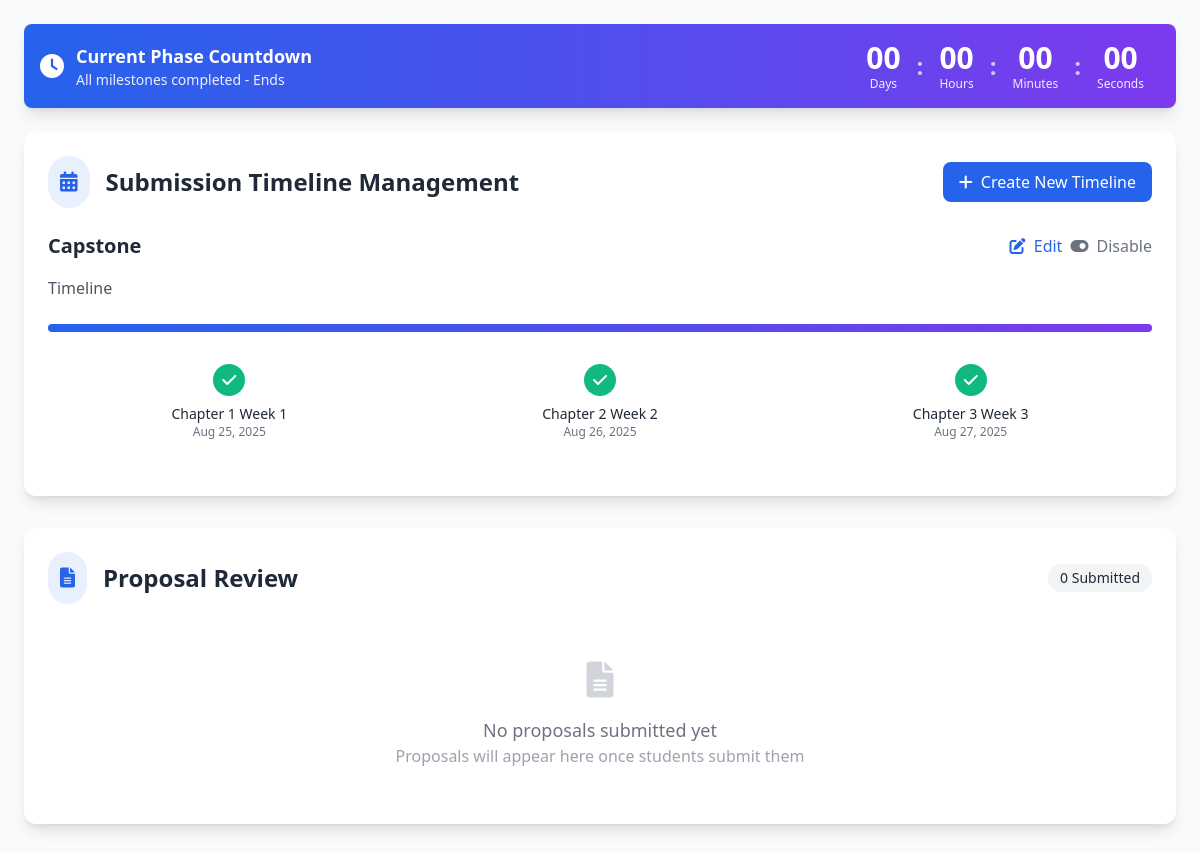
Page /admin-pages/admin-timeline.php on the earlier database version.
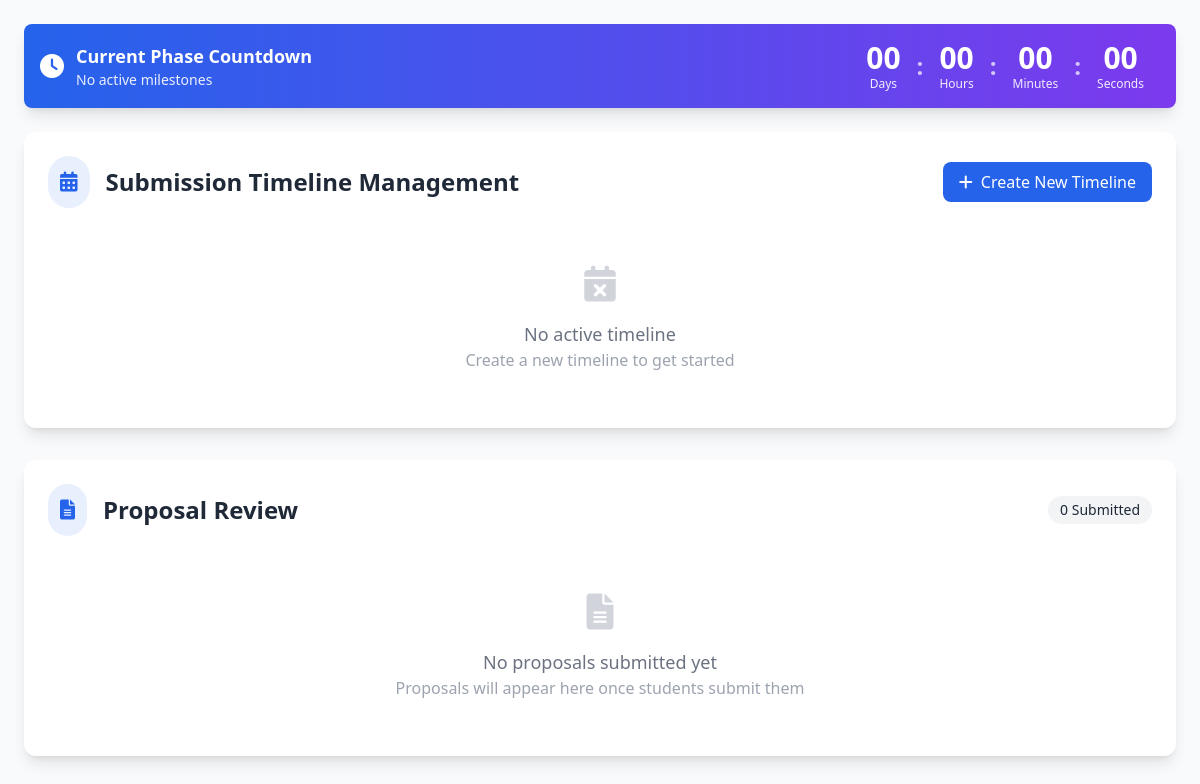
Same page on the later database version.
### tables this page shows
CREATE TABLE `submission_timelines` (
  `id` int(11) NOT NULL,
  `title` varchar(255) NOT NULL,
  `description` text DEFAULT NULL,
  `is_active` tinyint(1) DEFAULT 1,
  `created_at` timestamp NOT NULL DEFAULT current_timestamp(),
  `updated_at` timestamp NOT NULL DEFAULT current_timestamp() ON UPDATE current_timestamp()
);

CREATE TABLE `timeline_milestones` (
  `id` int(11) NOT NULL,
  `timeline_id` int(11) NOT NULL,
  `title` varchar(255) NOT NULL,
  `description` text DEFAULT NULL,
  `deadline` datetime NOT NULL,
  `status` enum('pending','active','completed') DEFAULT 'pending',
  `created_at` timestamp NOT NULL DEFAULT current_timestamp(),
  `updated_at` timestamp NOT NULL DEFAULT current_timestamp() ON UPDATE current_timestamp()
);

### admin-pages/admin-timeline.php (the view, shortened to what the changed rows need)
<?php
include("../includes/connection.php");
$active_timeline = null;
$milestones = [];
$stmt = $conn->prepare("SELECT * FROM submission_timelines WHERE is_active = 1 LIMIT 1");
$stmt->execute();
$result = $stmt->get_result();
if ($result->num_rows > 0) {
    $active_timeline = $result->fetch_assoc();
    $stmt = $conn->prepare("SELECT * FROM timeline_milestones WHERE timeline_id = ? ORDER BY deadline ASC");
    $stmt->bind_param("i", $active_timeline['id']);
    $stmt->execute();
    $milestones = $stmt->get_result()->fetch_all(MYSQLI_ASSOC);
}
?>
<!DOCTYPE html>
<html lang="en">
<head>
  <script src="https://cdn.tailwindcss.com"></script>
  <link rel="stylesheet" href="https://cdn.jsdelivr.net/npm/flatpickr/dist/flatpickr.min.css">
  <link rel="stylesheet" href="https://cdnjs.cloudflare.com/ajax/libs/font-awesome/6.0.0/css/all.min.css">
</head>
<body class="bg-gray-50 text-gray-800 font-sans h-screen overflow-hidden">
  <div class="min-h-screen flex">
    <div class="flex-1 overflow-y-auto p-6">
      <div id="countdown-banner" class="bg-gradient-to-r from-primary to-secondary text-white p-4 rounded-lg shadow-lg mb-6">
        <div class="flex flex-col md:flex-row items-center justify-between">
          <div class="flex items-center mb-4 md:mb-0">
            <div>
              <h3 class="font-bold text-lg">Current Phase Countdown</h3>
              <?php if (!empty($milestones)): ?>
                <?php
                  $current_milestone = null;
                ?>
                <p class="text-sm opacity-90">
                  <?= $current_milestone ? htmlspecialchars($current_milestone['title']) : 'All milestones completed' ?> -
                  Ends <?= $current_milestone ? date('F j, Y \a\t g:i A', strtotime($current_milestone['deadline'])) : '' ?>
                </p>
              <?php else: ?>
                <p class="text-sm opacity-90">No active milestones</p>
              <?php endif; ?>
            </div>
          </div>
        </div>
      </div>
      <div class="bg-white rounded-xl shadow-lg p-6 mb-8">
        <div class="flex items-center justify-between mb-6">
          <div class="flex items-center">
            <h2 class="text-2xl font-bold text-gray-800">Submission Timeline Management</h2>
          </div>
        </div>
        <?php if ($active_timeline): ?>
          <div class="mb-8">
            <div class="flex justify-between items-center mb-4">
              <h3 class="text-xl font-semibold"><?= htmlspecialchars($active_timeline['title']) ?></h3>
              <div class="flex space-x-2">
                <button type="button"
                  onclick='openEditModal(<?= htmlspecialchars(json_encode($active_timeline), ENT_QUOTES, "UTF-8") ?>, <?= htmlspecialchars(json_encode($milestones), ENT_QUOTES, "UTF-8") ?>)'
                  class="text-primary hover:text-secondary transition">
                  <i class="fas fa-edit mr-1"></i> Edit
                </button>
                <form method="POST" class="inline">
                  <button type="submit" name="toggle_timeline" class="text-gray-500 hover:text-gray-700 transition">
                    <i class="fas fa-toggle-on mr-1"></i> Disable
                  </button>
                </form>
              </div>
            </div>
            <p class="text-gray-600 mb-6"><?= htmlspecialchars($active_timeline['description']) ?></p>
            <div class="relative">
              <?php
                $total_milestones = count($milestones);
                $completed_milestones = 0;
                $now = new DateTime();
                foreach ($milestones as $milestone) {
                    $deadline = new DateTime($milestone['deadline']);
                    if ($deadline < $now) $completed_milestones++;
                }
                $progress = $total_milestones > 0 ? ($completed_milestones / $total_milestones) * 100 : 0;
              ?>
              <div class="h-2 bg-gray-200 rounded-full mb-8">
                <div class="h-full bg-gradient-to-r from-primary to-secondary rounded-full" style="width: <?= $progress ?>%"></div>
              </div>
              <div class="flex justify-between relative gap-2">
                <?php foreach ($milestones as $index => $milestone):
                    $deadline = new DateTime($milestone['deadline']);
                    $is_past = $deadline < $now;
                    $prevDeadline = $index > 0 ? new DateTime($milestones[$index-1]['deadline']) : null;
                    $is_current = !$is_past && (!$prevDeadline || $prevDeadline < $now);
                ?>
                  <div class="flex-1 text-center px-2">
                    <div class="milestone-dot <?= $is_past ? 'bg-success' : ($is_current ? 'bg-warning' : 'bg-gray-300') ?> text-white mx-auto mb-2">
                      <i class="fas <?= $is_past ? 'fa-check' : ($is_current ? 'fa-exclamation' : 'fa-flag') ?>"></i>
                    </div>
                    <div class="text-sm font-medium"><?= htmlspecialchars($milestone['title']) ?></div>
                    <div class="text-xs text-gray-500"><?= date('M j, Y', strtotime($milestone['deadline'])) ?></div>
                  </div>
                <?php endforeach; ?>
              </div>
            </div>
          </div>
        <?php else: ?>
          <div class="text-center py-8">
            <i class="fas fa-calendar-times text-4xl text-gray-300 mb-4"></i>
            <h3 class="text-lg font-medium text-gray-500">No active timeline</h3>
            <p class="text-gray-400">Create a new timeline to get started</p>
          </div>
        <?php endif; ?>
      </div>
<div class="bg-white rounded-xl shadow-lg p-6 mb-8">
  <div class="flex items-center justify-between mb-6">
    <div class="flex items-center">
      <h2 class="text-2xl font-bold text-gray-800">Proposal Review</h2>
    </div>
  </div>
</div>
  </div>
</body>
</html>

Differences in the rows shown:
no longer on this page (row edited): submission_timelines: title "Capstone", description "Timeline"
no longer on this page (row unchanged): timeline_milestones: title "Chapter 1 Week 1", deadline "Aug 25, 2025"
no longer on this page (row unchanged): timeline_milestones: title "Chapter 2 Week 2", deadline "Aug 26, 2025"
no longer on this page (row unchanged): timeline_milestones: title "Chapter 3 Week 3", deadline "Aug 27, 2025"
Other differences:
text no longer shown: "All milestones completed - Ends Edit Disable"
text now shown: "No active milestones No active timeline Create a new timeline to get started"
